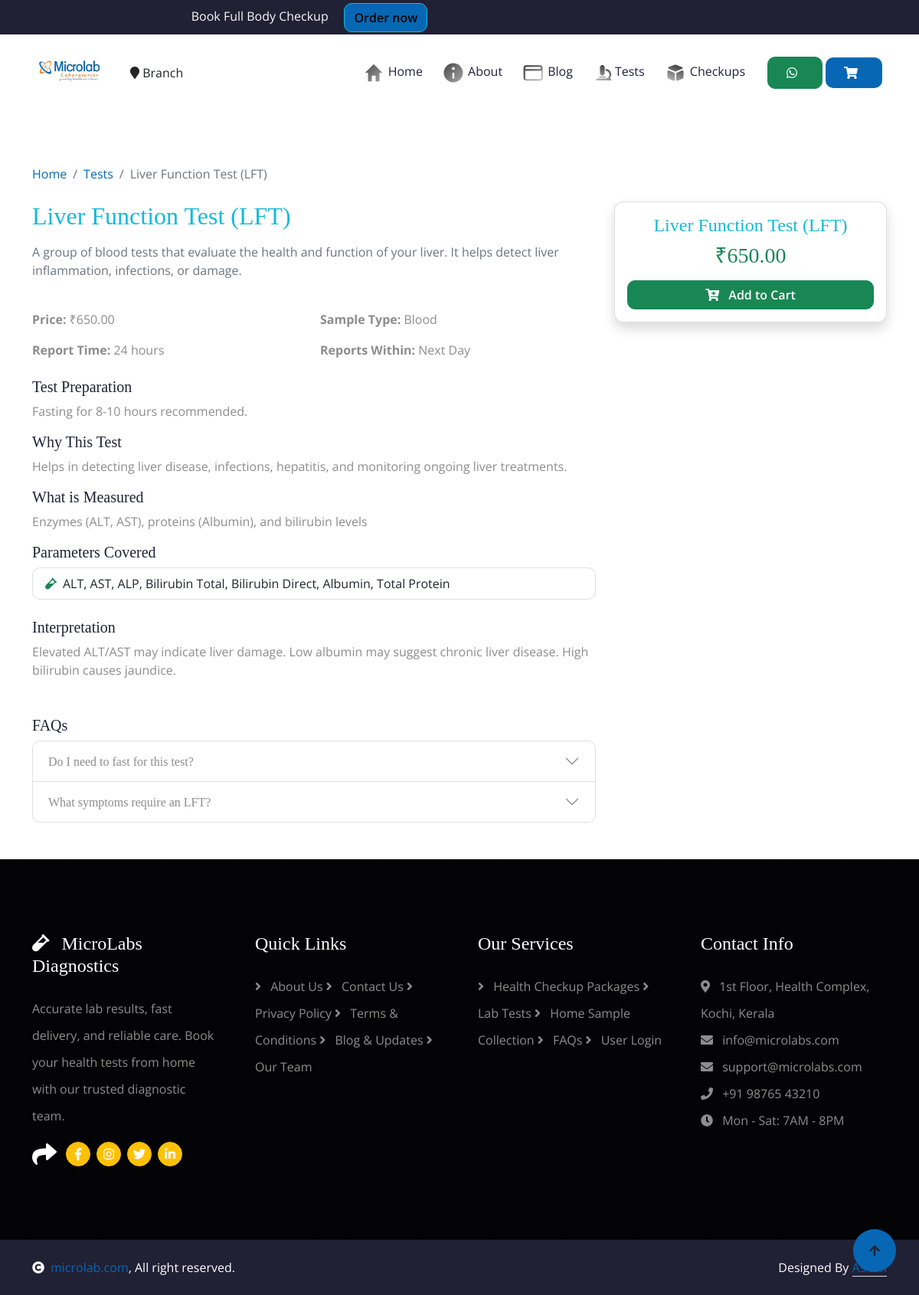
/test/2/, run on the app's committed database.
### Diagnosis_App/models.py (models this page shows)
class DiagnosticTest(models.Model):
    name = models.CharField(max_length=100)
    description = models.TextField()  # can be "About the Test"
    instructions = models.TextField(blank=True, null=True)  # Test Preparation
    price = models.DecimalField(max_digits=8, decimal_places=2)
    sample_type = models.CharField(max_length=100)
    report_time = models.CharField(max_length=100)
    reports_within = models.CharField(max_length=100, blank=True, null=True)
    measures = models.TextField(blank=True, null=True)  # What is being measured
    components = models.TextField(blank=True, null=True)  # List of parameters
    purpose = models.TextField(blank=True, null=True)  # Why This Test
    category = models.CharField(max_length=100, blank=True, null=True)
    interpretations = models.TextField(blank=True, null=True)
    branch=models.ForeignKey(Branch,on_delete=models.CASCADE,null=True)
    views = models.IntegerField(default=0)

class TestFAQ(models.Model):
    test = models.ForeignKey('DiagnosticTest', on_delete=models.CASCADE, related_name='faqs')
    question = models.CharField(max_length=255,null=True)
    answer = models.TextField(null=True)

### Diagnosis_App/views.py (the view)
# urls.py: path('test/<int:test_id>/', views.test_detail, name='test_detail'),
def test_detail(request, test_id):
    test = get_object_or_404(DiagnosticTest, id=test_id)
    test.views += 1
    test.save()
    branches = Branch.objects.all()
    return render(request, 'test_detail.html', {'test': test,"branches":branches})

### templates/test_detail.html (shortened to what this page needs)
{% include 'index_nav.html' %}
<div class="container my-5">
  <nav aria-label="breadcrumb" class="mb-4">
    <ol class="breadcrumb">
      <li class="breadcrumb-item"><a href="/">Home</a></li>
      <li class="breadcrumb-item"><a href="/tests/">Tests</a></li>
      <li class="breadcrumb-item active" aria-current="page">{{ test.name }}</li>
    </ol>
  </nav>
  <div class="row">
    <div class="col-md-8">
      <h2 class="mb-3 text-primary">{{ test.name }}</h2>
      <p class="text-muted">{{ test.description }}</p>
      <div class="row g-3 mt-4 mb-4">
        <div class="col-md-6"><strong>Price:</strong> ₹{{ test.price }}</div>
        <div class="col-md-6"><strong>Sample Type:</strong> {{ test.sample_type }}</div>
        <div class="col-md-6"><strong>Report Time:</strong> {{ test.report_time }}</div>
        {% if test.reports_within %}
          <div class="col-md-6"><strong>Reports Within:</strong> {{ test.reports_within }}</div>
        {% endif %}
      </div>
      {% if test.instructions %}
      <h5>Test Preparation</h5>
      <p>{{ test.instructions }}</p>
      {% endif %}
      {% if test.purpose %}
      <h5>Why This Test</h5>
      <p>{{ test.purpose }}</p>
      {% endif %}
      {% if test.measures %}
      <h5>What is Measured</h5>
      <p>{{ test.measures }}</p>
      {% endif %}
      {% if test.components %}
      <h5>Parameters Covered</h5>
      <ul class="list-group mb-4">
        {% for component in test.components.splitlines %}
          <li class="list-group-item"><i class="fas fa-vial text-success me-2"></i>{{ component }}</li>
        {% endfor %}
      </ul>
      {% endif %}
      {% if test.interpretations %}
      <h5>Interpretation</h5>
      <p>{{ test.interpretations }}</p>
      {% endif %}
      {% if test.faqs.exists %}
      <h5 class="mt-5">FAQs</h5>
      <div class="accordion" id="faqAccordion">
        {% for faq in test.faqs.all %}
        <div class="accordion-item">
          <h2 class="accordion-header" id="heading{{ forloop.counter }}">
            <button class="accordion-button collapsed" type="button" data-bs-toggle="collapse" data-bs-target="#faq{{ forloop.counter }}">
              {{ faq.question }}
            </button>
          </h2>
        </div>
        {% endfor %}
      </div>
      {% endif %}
    </div>
    <div class="col-md-4">
      <div class="card shadow sticky-top" style="top: 80px;">
        <div class="card-body text-center">
          <h4 class="text-primary">{{ test.name }}</h4>
          <h3 class="text-success mb-3">₹{{ test.price }}</h3>
          <form method="POST" action="{% url 'add_to_cart' test.id %}">
            <button type="submit" class="btn btn-success w-100">
              <i class="fas fa-cart-plus me-2"></i> Add to Cart
            </button>
          </form>
        </div>
      </div>
    </div>
  </div>
</div>
{% include 'footer.html' %}

### static/css/style.css (style rules this page uses)
.btn { font-weight: 600; transition: .5s; }
html, body { max-width: 100%; overflow-x: hidden; }

### templates/test_detail.html (style rules this page uses)
.card.shadow { border-radius: 12px; }

### data on the page
DiagnosticTest: name "Liver Function Test (LFT)", description "A group of blood tests that evaluate the health and function of your liver. It helps detect liver inflammation, infections, or damage.", price "650.00", sample_type "Blood", report_time "24 hours", reports_within "Next Day", instructions "Fasting for 8-10 hours recommended.", purpose "Helps in detecting liver disease, infections, hepatitis, and monitoring ongoing liver treatments.", measures "Enzymes (ALT, AST), proteins (Albumin), and bilirubin levels", splitlines "ALT, AST, ALP, Bilirubin Total, Bilirubin Direct, Albumin, Total Protein", interpretations "Elevated ALT/AST may indicate liver damage. Low albumin may suggest chronic liver disease. High bilirubin causes jaundice."
TestFAQ: question "Do I need to fast for this test?"
TestFAQ: question "What symptoms require an LFT?"
